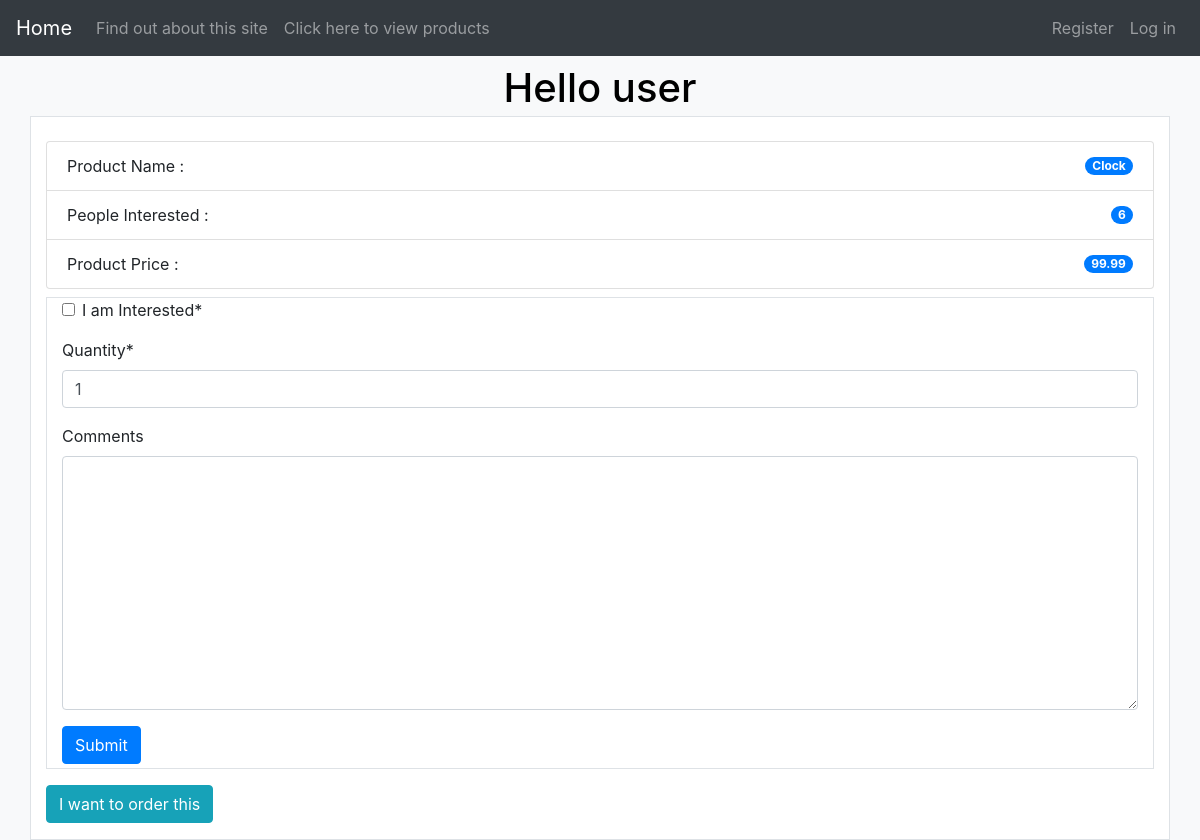
Before: /myapp/productdetail/1/ with the older database file.
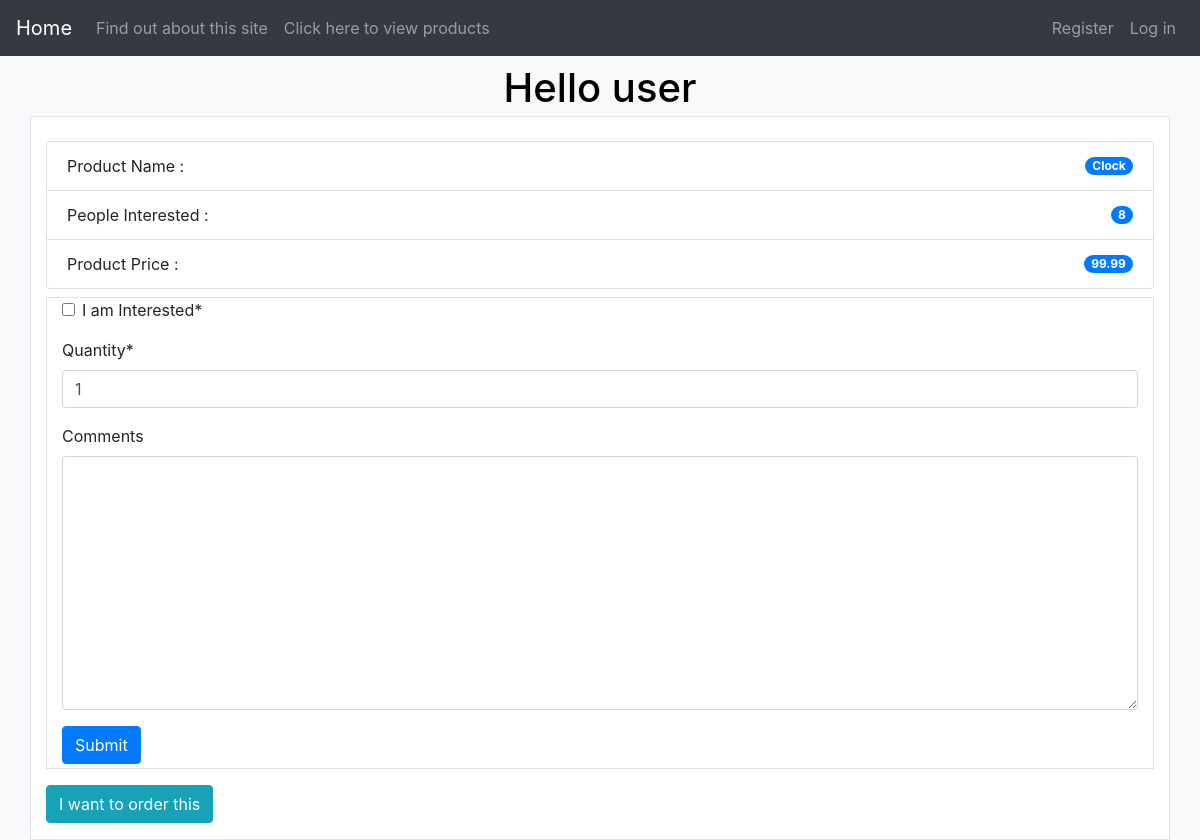
After: the same page with the newer database file.
### myapp/models.py (models this page shows, shortened)
class Product(models.Model):
    category = models.ForeignKey(Category, related_name='products',on_delete=models.CASCADE)
    name = models.CharField(max_length=200)
    price = models.DecimalField(max_digits=10, decimal_places=2)
    stock = models.PositiveIntegerField(default=100, validators=[MaxValueValidator(1000), MinValueValidator(0)])
    available = models.BooleanField(default=True)
    description = models.TextField(blank=True, default='')
    interested = models.PositiveIntegerField(default=0)

### myapp/views.py (the view)
# urls.py: path(r'productdetail/<int:prod_id>/',views.productDetailView.as_view(),name = 'productdetail'),
class productDetailView(View):
    def get(self, request, prod_id):
        product = (Product.objects.get(id=prod_id))
        msg = ''
        form = InterestForm()
        return render(request, 'myapp/productdetails.html', {'product': product, 'form': form, 'msg': msg})

### myapp/forms.py
class InterestForm(forms.Form):
    interest = forms.BooleanField(label='I am Interested')
    quantity = forms.IntegerField(initial=1, min_value=1, label='Quantity')
    comments = forms.CharField(widget=forms.Textarea, required=False)

### myapp/templates/myapp/productdetails.html (shortened to what this page needs)
{% extends 'myapp/base.html' %}
{% load bootstrap %}
{% load crispy_forms_tags %}
{% block body_block %}
    {% if product %}
            <ul class="list-group">
                <li class="list-group-item d-flex justify-content-between align-items-center">
                    Product Name :
                    <span class="badge badge-primary badge-pill">{{ product.name }}</span>
                </li>
                <li class="list-group-item d-flex justify-content-between align-items-center">
                    People Interested :
                    <span class="badge badge-primary badge-pill">{{ product.interested }}</span>
                </li>
                <li class="list-group-item d-flex justify-content-between align-items-center">
                    Product Price :
                    <span class="badge badge-primary badge-pill">{{ product.price }}</span>
                </li>
            </ul>
    {% else %}
        <strong>This prodcut is not available!</strong>
    {% endif %}
    <div class="container mt-2 mb-2 border">
        <form action="/myapp/order_interest_response/{{ product.id }}/" method="post">
            {{ form|crispy }}
            <input type="submit" value="Submit" class="btn btn-primary mb-1">
        </form>
    </div>
    <a href="{% url 'myapp:place order' %}" class="btn btn-info mt-2" role="button">I want to order this</a>
{% endblock %}

### myapp/templates/myapp/base.html (shortened to what this page needs)
{% load staticfiles %}
{% load crispy_forms_tags %}
<!DOCTYPE html>
<html>
<head>
    <link rel="stylesheet" href="https://stackpath.bootstrapcdn.com/bootstrap/4.3.1/css/bootstrap.min.css"
>
    <link rel="stylesheet" type="text/css" href="{% static 'myapp/style.css' %}"/>
    <title>Online Store APP - {% block title %}Welcome!{% endblock %}</title></head>
<body class="bg-light">
<div>
    <nav class="navbar navbar-expand-lg navbar-dark bg-dark mb-2">
        <a class="navbar-brand" href="{% url 'myapp:index' %}">Home</a>
        <div class="collapse navbar-collapse" id="navbarNavAltMarkup">
            <div class="navbar-nav mr-auto">
                <a class="nav-item nav-link" href="{% url 'myapp:about' %}">Find out about this
                    site</a>
                <a class="nav-item nav-link" href="{% url 'myapp:products' %}">Click here to view products</a>
            </div>
            <div class="navbar-nav ml-auto">
                {% if user.is_authenticated %}
                    <a class="nav-item nav-link" href="{% url 'myapp:myorders' %}">My Orders</a>
                    <a class="nav-item nav-link active float-right" href="{% url 'myapp:logout' %}">Logout <span
                            class="sr-only">(current)</span></a>
                {% else %}
                    <a class="nav-item nav-link float-right" href="{% url 'myapp:register' %}">Register</a>
                    <a class="nav-item nav-link float-right" href="{% url 'myapp:login' %}">Log in</a>
                {% endif %}
            </div>
        </div>
    </nav>
    <h1 class="h1 mb-1">{% block myhdg %}Hello {% if user.is_authenticated %} {{ user.get_username }} {% else %}
        {{ 'user' }}
    {% endif %}{% endblock %}</h1>
    <div class="container pt-4 pb-3 border bg-white">
        {% block body_block %}*** {% endblock %}
    </div>
</div>
</body>
</html>

### myapp/static/myapp/style.css (style rules this page uses)
h1 { text-align:center; font-size: 16px; font-style: normal; color:black; }

Changed rows visible on the page:
changed Product "Clock": interested "6" → "8"
